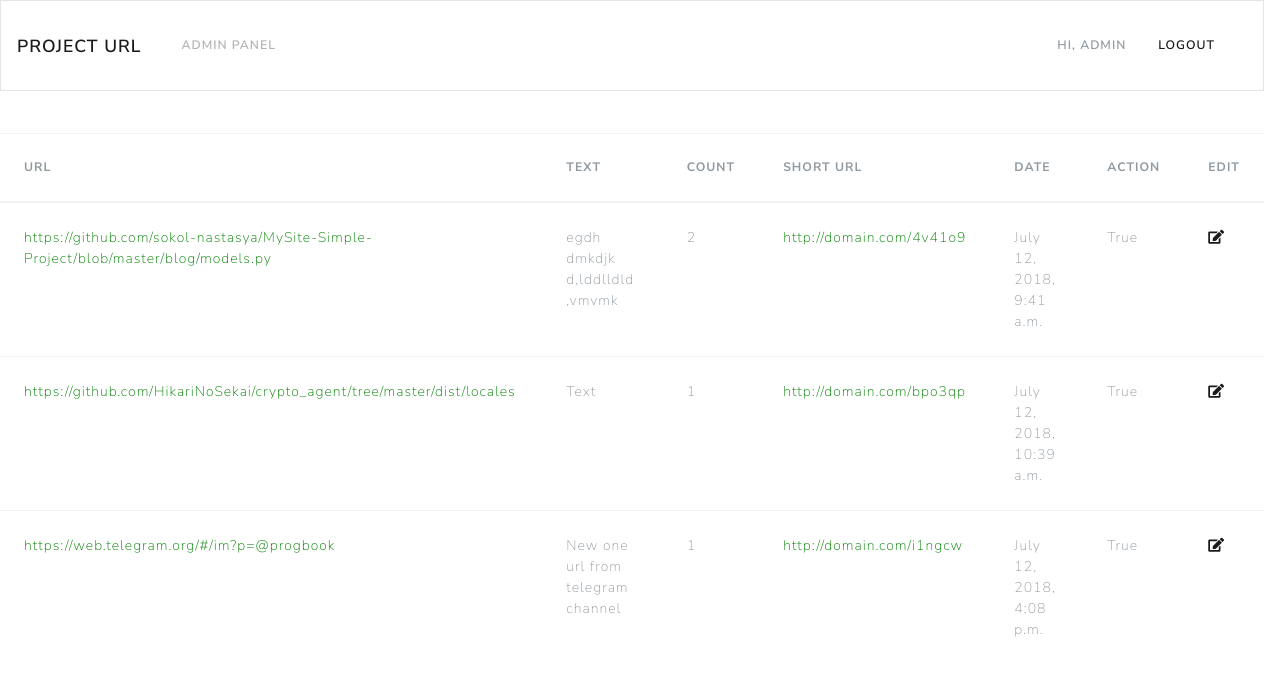
/adminPanel/adminPanel/ (signed in), run on the app's committed database.
### mainApp/models.py (models this page shows, shortened)
class Urls(models.Model):
	url = models.CharField(max_length = 220)
	short_link = models.SlugField(max_length = 6, unique = True, blank = True)
	text = models.TextField(null = True, blank = True, default = 'Text')
	date = models.DateTimeField(auto_now_add = True, blank = True, null = True)
	active = models.BooleanField(default = True)
	count = models.IntegerField(default = 0)
	def get_short_url(self):
		return "http://domain.com/{short_link}".format(short_link = self.short_link)

### adminPanel/views.py (the view)
# urls.py: url(r'^adminPanel/', include('adminPanel.urls', namespace = 'adminPanel')),
def adminPanel(request):
	obj = Urls.objects.all()
	context = {'obj':obj, }
	return render(request, 'adminPanel/adminPanel.html', context)

### adminPanel/templates/adminPanel/adminPanel.html (shortened to what this page needs)
{% extends 'mainApp/base.html' %}
{% block main %}
<br><br>
		<table class="table table-hover">
			<thead>
				<tr>
					<th>URL</th>
					<th>Text</th>
					<th>Count</th>
					<th>Short URL</th>
					<th>Date</th>
					<th>Action</th>
					<th>Edit</th>
				</tr>
			</thead>
			<tbody>
				{% for obj in obj %}
					<tr>
						<td><a href="{% url 'adminPanel:details' obj.id %}" style="color: green;">{{ obj.url }}</a></td>
						<td>{{ obj.text }}</td>
						<td>{{ obj.count }}</td>
						<td><a href="{% url 'adminPanel:details' obj.id %}" style="color: green;">{{ obj.get_short_url }}</a></td>
						<td>{{ obj.date }}</td>
						<td>{{ obj.active }}</td>
						<td><a href="{% url 'adminPanel:editUrl' obj.id %}"><i class="fas fa-edit"></i></a></td>
					</tr>
				{% endfor %}
			</tbody>
		</table>
{% endblock %}

### mainApp/templates/mainApp/base.html (shortened to what this page needs)
<!DOCTYPE html>
<html>
<head>
	{% load staticfiles %}
	<link rel="stylesheet" type="text/css" href="{% static 'css/bootstrap.css' %}">
	<link rel="stylesheet" href="https://use.fontawesome.com/releases/v5.1.0/css/all.css">
</head>
<body>
	<nav class="navbar navbar-expand-lg navbar-light bg-light">
		<a class="navbar-brand" href="/">Project URL</a>
		<div class="collapse navbar-collapse" id="navbarColor03">
			<ul class="navbar-nav mr-auto">
				<li class="nav-item">
					<a class="nav-link" href="{% url 'adminPanel:adminPanel' %}">Admin Panel</a>
				</li>
			</ul>
			<ul class="navbar-nav responsive-menu">
				{% if request.user.is_authenticated %}
					<li class="nav-item">Hi, {{ request.user.username }}</li>
					<li class="nav-item">
						<a href="account/logout">Logout</a>
					</li>
				{% else %}
					<li class="nav-item">
						<a href="account/login">Login</a>
					</li>
				{% endif %}
			</ul>
		</div>
	</nav>
	{% block main %}
	{% endblock %}
</body>
</html>

### data on the page
Urls: url "https://github.com/sokol-nastasya/MySite-Simple-Project/blob/master/blog/models.py", text "egdh dmkdjk d,lddlldld ,vmvmk", count "2", get_short_url "http://domain.com/4v41o9", date "July 12, 2018, 9:41 a.m.", active "True"
Urls: url "https://github.com/HikariNoSekai/crypto_agent/tree/master/dist/locales", text "Text", count "1", get_short_url "http://domain.com/bpo3qp", date "July 12, 2018, 10:39 a.m.", active "True"
Urls: url "https://web.telegram.org/#/im?p=@progbook", text "New one url from telegram channel", count "1", get_short_url "http://domain.com/i1ngcw", date "July 12, 2018, 4:08 p.m.", active "True"

### other printed values
{{ request.user.username }} "ADMIN"
